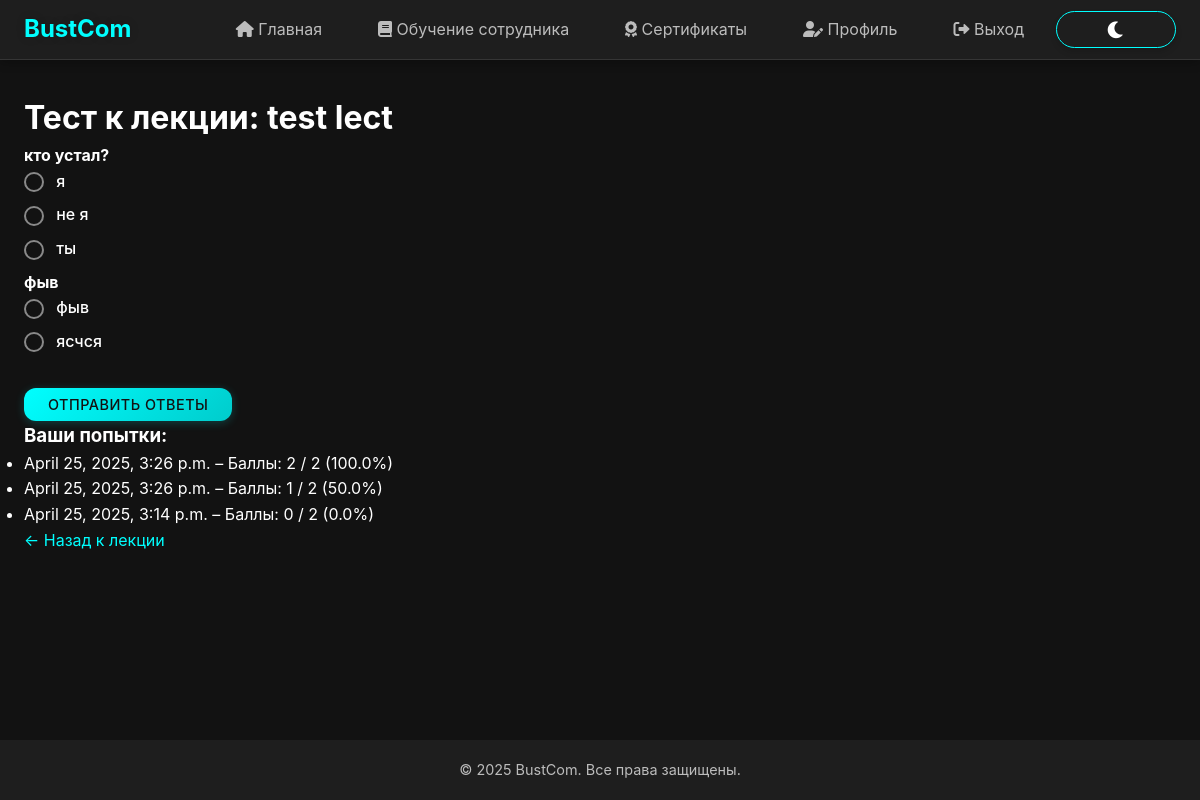
The page /lecture/1/test/1/ (signed in) on the database its author committed.
### bustComProj/models.py (models this page shows, shortened)
class Lecture(models.Model):
    course = models.ForeignKey(Course, on_delete=models.CASCADE)
    title = models.CharField(max_length=100)
    order_num = models.IntegerField()
    class Meta:
        verbose_name = 'Лекция'
        verbose_name_plural = 'Лекции'

class Question(models.Model):
    test = models.ForeignKey(Test, on_delete=models.CASCADE)
    question_text = models.TextField()
    question_type_choices = [('один', 'Один ответ'), ('несколько', 'Несколько ответов'), ('ввод', 'Ввод текста')]
    question_type = models.CharField(max_length=10, choices=question_type_choices)
    class Meta:
        verbose_name = 'Вопрос'
        verbose_name_plural = 'Вопросы'

class Answer(models.Model):
    question = models.ForeignKey(Question, on_delete=models.CASCADE)
    answer_text = models.TextField()
    is_correct = models.BooleanField()
    class Meta:
        verbose_name = 'Ответ'
        verbose_name_plural = 'Ответы'

class TestAttempt(models.Model):
    user = models.ForeignKey(settings.AUTH_USER_MODEL, on_delete=models.CASCADE)
    test = models.ForeignKey(Test, on_delete=models.CASCADE)
    score = models.IntegerField()
    total_questions = models.IntegerField()
    percentage = models.FloatField()
    attempt_date = models.DateTimeField(auto_now_add=True)

### bustComProj/views.py (the view, shortened to what this page needs)
# urls.py: path('lecture/<int:lecture_id>/test/<int:test_id>/', lecture_test, name='lecture_test'),
@login_required
def lecture_test(request, lecture_id, test_id):
    lecture = get_object_or_404(Lecture, id=lecture_id)
    test = get_object_or_404(Test, id=test_id, lecture=lecture)
    questions = Question.objects.filter(test=test).prefetch_related('answer_set')
    attempts = TestAttempt.objects.filter(user=request.user, test=test).order_by('-attempt_date')
    return render(request, 'bustComProj/lecture_test.html', {
        'lecture': lecture, 'test': test, 'questions': questions, 'attempts': attempts
    })

### bustComProj/templates/bustComProj/lecture_test.html (shortened to what this page needs)
{% extends 'bustComProj/base.html' %}
{% block content %}
    <h1>Тест к лекции: {{ lecture.title }}</h1>
    {% if questions %}
        <form method="post">
            {% for question in questions %}
                <p><strong>{{ question.question_text }}</strong></p>
                {% for answer in question.answer_set.all %}
                    <label>
                        <input type="radio" name="question_{{ question.id }}" value="{{ answer.id }}">
                        {{ answer.answer_text }}
                    </label><br>
                {% endfor %}
            {% endfor %}
            <br>
            <button type="submit">Отправить ответы</button>
        </form>
    {% else %}
        <p>Тест еще не добавлен.</p>
        {% if user.profile.role == "teacher" or user.profile.role == "admin" %}
            <a href="{% url 'add_test' lecture.id %}" class="btn">Добавить тест</a>
        {% endif %}
    {% endif %}
    <h3>Ваши попытки:</h3>
    <ul>
        {% for attempt in attempts %}
            <li>{{ attempt.attempt_date }} – Баллы: {{ attempt.score }} / {{ attempt.total_questions }} ({{ attempt.percentage }}%)</li>
        {% endfor %}
    </ul>
    <a href="{% url 'lecture_detail' lecture.id %}">← Назад к лекции</a>
{% endblock %}

### bustComProj/static/css/enhanced.css (style rules this page uses)
.btn, button, input[type="submit"], input[type="button"], .btn-primary, .btn-secondary, .btn-success, .btn-danger, .btn-info, .btn-warning, .btn-outline-primary, .btn-outline-secondary, .btn-outline-success, .btn-outline-danger, .btn-outline-info, .btn-outline-warning, a.btn, a.btn-action, a.btn-outline { display: inline-flex; align-items: center; justify-content: center; gap: 8px; padding: 12px 24px; border-radius: 8px; font-size: 1rem; font-weight: 600; text-decoration: none; cursor: pointer; transition: all 0.3s ease; box-shadow: 0 4px 6px rgba(0, 0, 0, 0.15); border: none; text-align: center; margin: 5px; min-width: 120px; position: relative; overflow: hidden; }
label { display: inline-block; margin-bottom: 8px; font-weight: 500; }
:root { --primary-color: #ff00ff; --secondary-color: #00ffcc; --accent-color: #ff3366; --background-dark: #1a1a1a; --background-light: #2a2a2a; --text-primary: #ffffff; --text-secondary: #e0e0e0; --success-color: #00ff88; --danger-color: #ff3366; --warning-color: #ffcc00; --border-radius: 15px; --transition-speed: 0.3s; }

### bustComProj/static/css/theme.css (style rules this page uses)
:root[data-theme="dark"] { --primary-color: #00ffff; --primary-dark: #00cccc; --primary-light: #80ffff; --secondary-color: #ff00ff; --secondary-dark: #cc00cc; --secondary-light: #ff80ff; --background-dark: #121212; --background-light: #1e1e1e; --background-lighter: #2d2d2d; --text-primary: #ffffff; --text-secondary: rgba(255, 255, 255, 0.7); --text-tertiary: rgba(255, 255, 255, 0.5); }

### rows shown on the page
Lecture: title "test lect"
Question: question_text "кто устал?"
Answer: answer_text "я"
Answer: answer_text "не я"
Answer: answer_text "ты"
Question: question_text "фыв"
Answer: answer_text "фыв"
Answer: answer_text "ясчся"
TestAttempt: attempt_date "April 25, 2025, 3:26 p.m.", score "2", total_questions "2", percentage "100.0"
TestAttempt: attempt_date "April 25, 2025, 3:26 p.m.", score "1", total_questions "2", percentage "50.0"
TestAttempt: attempt_date "April 25, 2025, 3:14 p.m.", score "0", total_questions "2", percentage "0.0"
